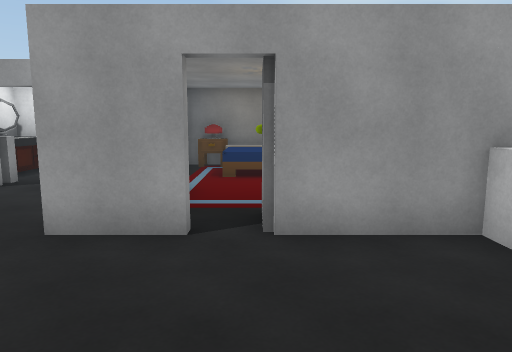
View 1 (above)

19 first-person views from a walk through a scene from a Unity 3-D project. The camera is 1.5 m above the floor, tilts 8° down and sees 70° across. The floor is counted in squares, 1 m on a side. Each view is taken from the middle of a square. On the plan, view 1 faces up. The plan holds only what a view shows up to about 16 squares ahead; the rest is blank. The place goes on beyond the plan. The player character is not drawn. Some surface patterns are stand-ins.

View 2
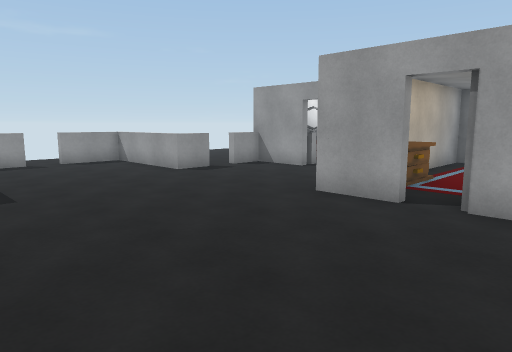

View 3
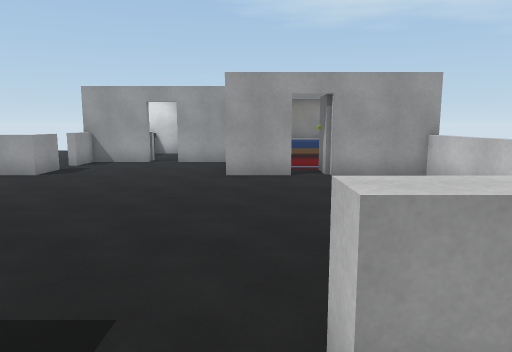

View 4
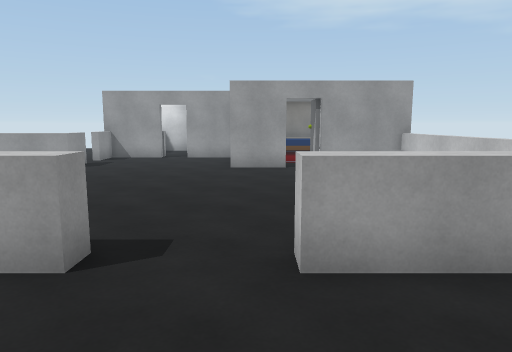

View 5
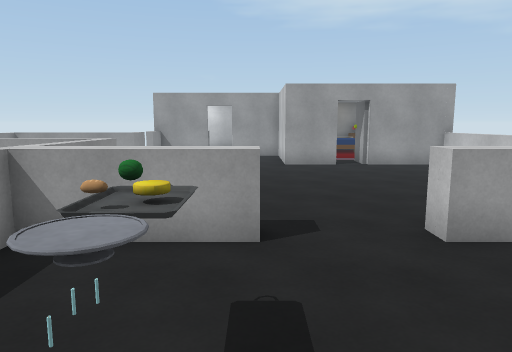

View 6
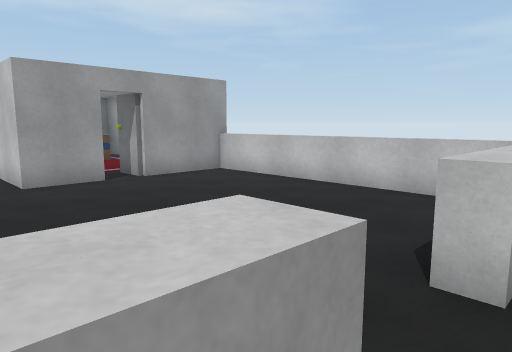

View 7
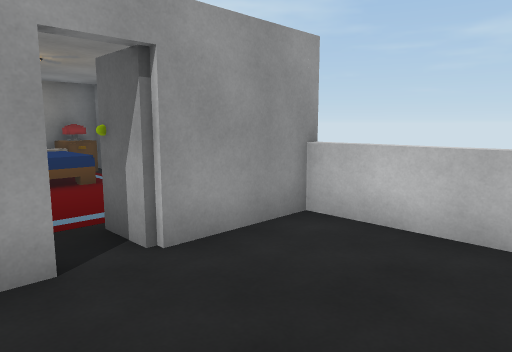

View 8
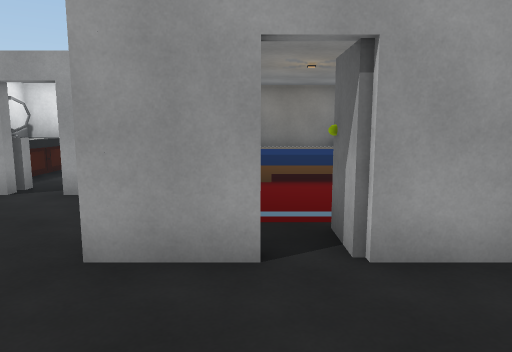

View 9
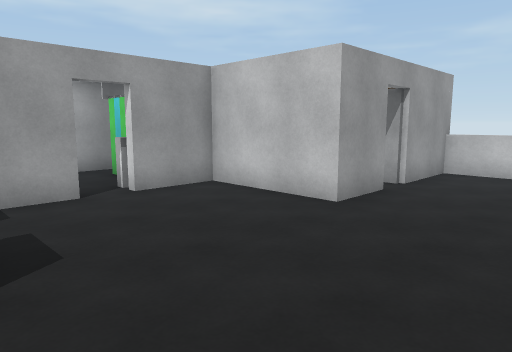

View 10
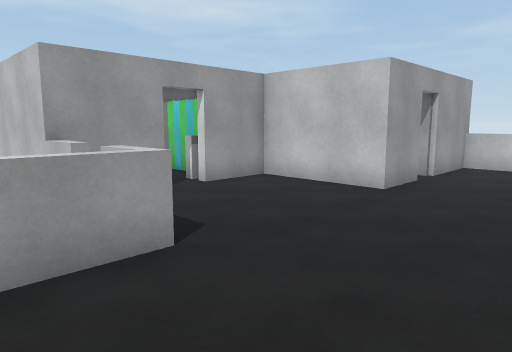

View 11
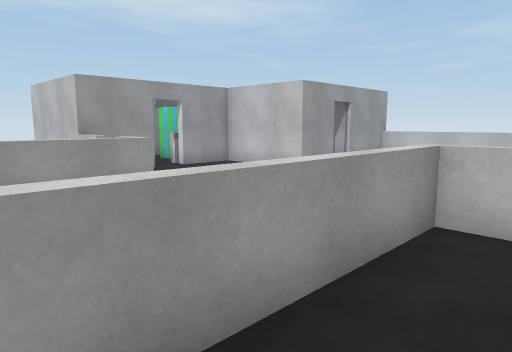

View 12
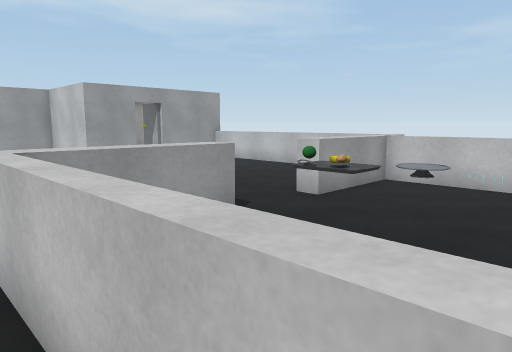

View 13
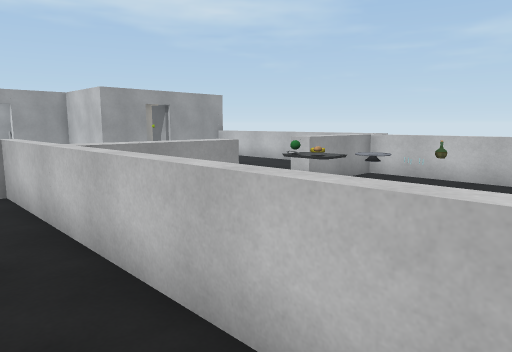

View 14
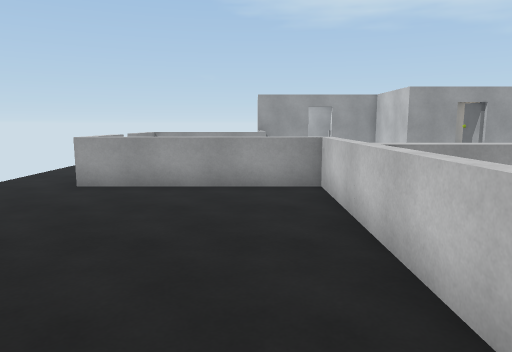

View 15
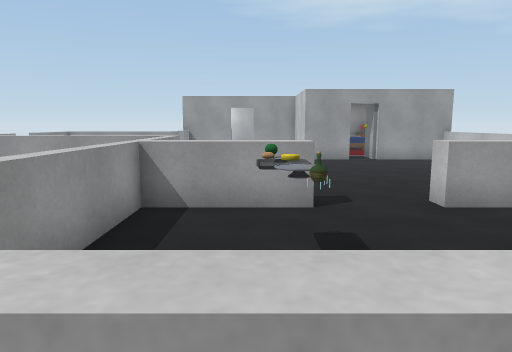

View 16
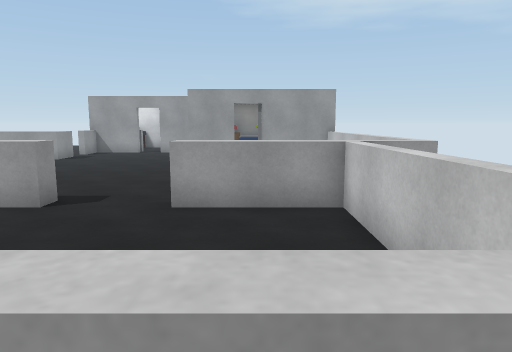

View 17
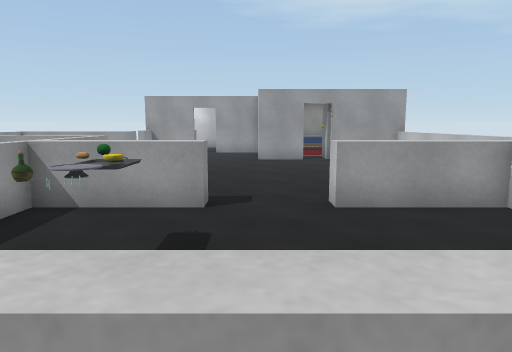

View 18
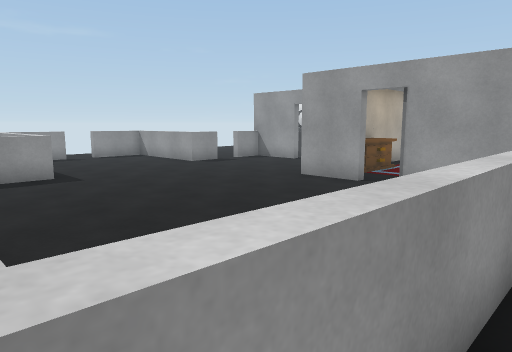

View 19
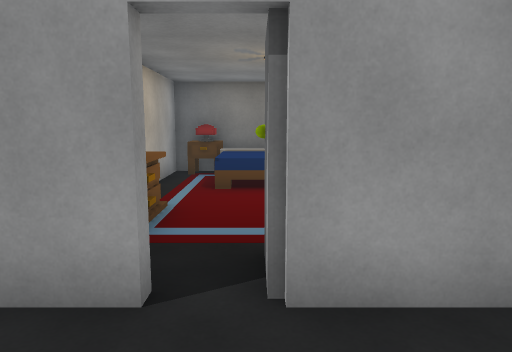

### Floor plan
Key: @ floor where view 1 was taken; # wall or solid block; x gap in a wall; . floor; = window, fence, low wall or low ledge; ^ raised ledge; L lamp; B bed; M mirror; R rug; C cake; S shower; O other object.
Columns run from 15 left of view 1 to 4 right of it. Each row starts with its distance up from view 1.
 14             #######
 13       #O#### LLBBL#
 12       #MO .S# BBBB
 11       #MO..S# BBBB
 10       #  ##S# RBBR
  9      .#  ####RRRR
  8      .=.....#RRRR
  7      .......#RR
  6       #.....#O.#
  5   =====.....##x####
  4   =...............=
  3 ..=...............=
  2 ..................=
  1 ..=...............=
  0 ..=............@..=
 -1 ..======#.........=
 -2 ........=.........=
 -3  .......=.........=
 -4  .......^^^^..^^^^=.
 -5   ......=........=
 -6    .....=........=
 -7    .....=.O......=
 -8     ....=.C......=
 -9        .=...     =
-10       . =========
-11           . .  .

Where each view was taken, in squares from view 1:
view 1: 0 up, 0 right, facing up
view 2: 2 down, 2 right, facing up-left
view 3: 6 down, 2 left, facing up
view 4: 8 down, 2 left, facing up
view 5: 9 down, 4 left, facing up
view 6: 5 down, 5 left, facing up-right
view 7: 1 up, 2 left, facing up-right
view 8: 1 up, 1 left, facing up
view 9: 1 up, 9 left, facing up-right
view 10: 1 up, 11 left, facing up-right
view 11: 3 down, 13 left, facing up-right
view 12: 9 down, 8 left, facing up-right
view 13: 10 down, 9 left, facing up-right
view 14: 10 down, 9 left, facing up
view 15: 11 down, 5 left, facing up
view 16: 11 down, 0 right, facing up
view 17: 11 down, 3 left, facing up
view 18: 4 down, 4 right, facing up-left
view 19: 2 up, 0 right, facing up
